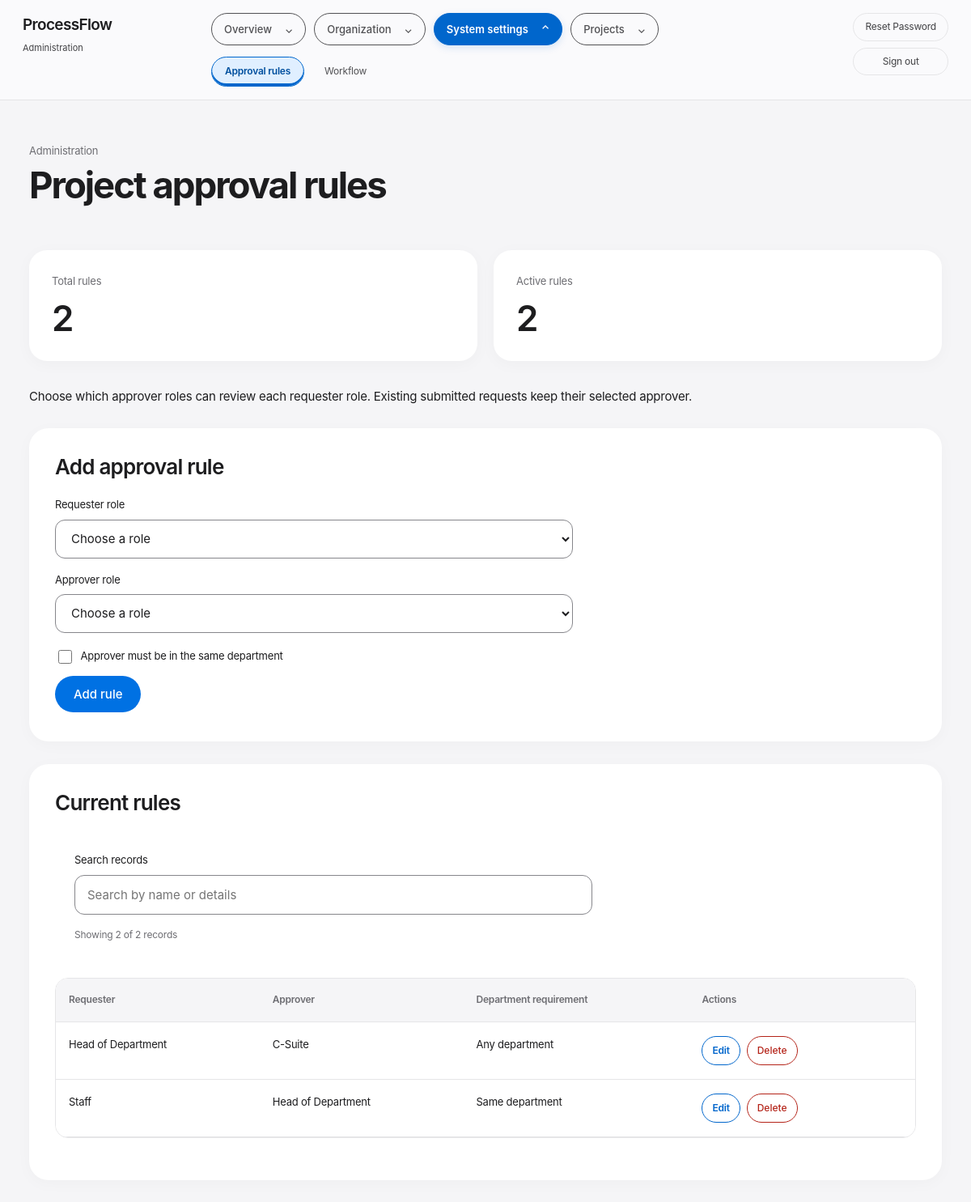
The app's page /admin/approval_rules.php (signed in) with its own data.
### tables this page shows
CREATE TABLE `bd_approval_role_rules` (
  `id` int(11) NOT NULL AUTO_INCREMENT,
  `requester_role_id` int(11) NOT NULL,
  `approver_role_id` int(11) NOT NULL,
  `same_department` tinyint(4) NOT NULL DEFAULT 0,
  `is_active` tinyint(4) NOT NULL DEFAULT 1,
  PRIMARY KEY (`id`),
  UNIQUE KEY `approval_role_pair` (`requester_role_id`,`approver_role_id`),
  KEY `approval_rule_approver_fk` (`approver_role_id`),
  CONSTRAINT `approval_rule_approver_fk` FOREIGN KEY (`approver_role_id`) REFERENCES `bd_access_roles` (`id`),
  CONSTRAINT `approval_rule_requester_fk` FOREIGN KEY (`requester_role_id`) REFERENCES `bd_access_roles` (`id`)
);

CREATE TABLE `bd_access_roles` (
  `id` int(11) NOT NULL AUTO_INCREMENT,
  `name` varchar(100) NOT NULL,
  `workflow_role` varchar(50) NOT NULL,
  `default_key` varchar(50) DEFAULT NULL,
  `can_request` tinyint(4) NOT NULL DEFAULT 0,
  `can_work` tinyint(4) NOT NULL DEFAULT 0,
  `can_manage_department` tinyint(4) NOT NULL DEFAULT 0,
  `can_approve` tinyint(4) NOT NULL DEFAULT 0,
  `can_chat` tinyint(4) NOT NULL DEFAULT 0,
  `can_view_all` tinyint(4) NOT NULL DEFAULT 0,
  `is_deleted` tinyint(4) NOT NULL DEFAULT 0,
  PRIMARY KEY (`id`),
  UNIQUE KEY `name` (`name`),
  UNIQUE KEY `default_key` (`default_key`)
);

### admin/approval_rules.php (the view, shortened to what this page needs)
<?php
require_once __DIR__ . '/../config/db.php';
require_once __DIR__ . '/../config/admin_access.php';
require_once __DIR__ . '/../config/page_helpers.php';
$rules = $pdo
    ->query(
        'SELECT r.*, src.name AS requester_name, dest.name AS approver_name FROM bd_approval_role_rules r
    JOIN bd_access_roles src ON src.id=r.requester_role_id AND src.is_deleted=0 JOIN bd_access_roles dest ON dest.id=r.approver_role_id AND dest.is_deleted=0 ORDER BY src.name, dest.name',
    )
    ->fetchAll();
$editingRule = null;
$formRule = $editingRule ?? [];
?>
<!doctype html>
<html lang="en">
<head>
</head>
<body>
    <p>Choose which approver roles can review each requester role. Existing submitted requests keep their selected
        approver.</p>
    <section id="rule-form">
        <h2><?= $editingRule ? 'Edit approval rule' : 'Add approval rule' ?></h2>
        <form method="post">
            <div>
                <label for="requester-role">Requester role</label>
                <select id="requester-role" name="requester_role_id" required>
                    <option value="">Choose a role</option>
                </select>
            </div>
            <div>
                <label for="approver-role">Approver role</label>
                <select id="approver-role" name="approver_role_id" required>
                    <option value="">Choose a role</option>
                </select>
            </div>
            <div>
                <label>
                    <input type="checkbox" name="same_department" <?= !empty($formRule['same_department']) ? 'checked' : '' ?>> Approver must be in the same
                    department
                </label>
            </div>
            <div>
                <button><?= $editingRule ? 'Save changes' : 'Add rule' ?></button>
            </div>
        </form>
    </section>
    <section>
        <h2>Current rules</h2>
        <table>
            <thead>
                <tr>
                    <th>Requester</th>
                    <th>Approver</th>
                    <th>Department requirement</th>
                    <th>Actions</th>
                </tr>
            </thead>
            <tbody>
                <?php foreach ($rules as $rule): ?>
                    <tr data-search-group="approval-rules">
                        <td><?= htmlspecialchars($rule['requester_name']) ?></td>
                        <td><?= htmlspecialchars($rule['approver_name']) ?></td>
                        <td><?= $rule['same_department'] ? 'Same department' : 'Any department' ?></td>
                        <td>
                            <div class="record-actions">
                                <a class="action-button"
                                    href="approval_rules.php?edit=<?= (int) $rule[ 'id' ] ?>#rule-form">Edit</a>
                                <form method="post" onsubmit="return confirm('Remove this approval rule?')">
                                    <button name="delete_rule" value="<?= (int) $rule[ 'id' ] ?>" data-intent="danger">Delete
                                    </button>
                                </form>
                            </div>
                        </td>
                    </tr>
                <?php endforeach; ?>
            </tbody>
        </table>
    </section>
    </main>
</body>
</html>

### assets/application.css (style rules this page uses)
:root { --canvas: #f5f5f7; --surface: #fff; --ink: #1d1d1f; --muted: #6e6e73; --line: #e5e5e7; --line-strong: #86868b; --nav: #fff; --nav-text: #424245; --nav-hover: #eef5ff; --accent: #0066cc; --accent-hover: #004f9e; --brand: #0071e3; --brand-hover: #0077ed; --brown: #515154; --teal: #0071e3; --olive: #287d3c; --success: #237b38; --success-bg: #edf7ee; --danger: #b42318; --danger-bg: #fff1f0; --focus: #0066cc; --soft-blue: #eef5ff; --shade: #00000026; --font: -apple-system, BlinkMacSystemFont, 'Segoe UI', 'Helvetica Neue', Arial, sans-serif; --sidebar: 250px; }
* { box-sizing: border-box; }
html, body { margin: 0; min-height: 100%; overflow-x: clip; }
body { background: var(--canvas); color: var(--ink); font: 14px/1.55 var(--font); }
a { color: var(--accent); text-underline-offset: 3px; }
:where(a, button, input, select, textarea, summary, [tabindex]):focus-visible { outline: 2px solid var(--focus); outline-offset: 3px; }
h1, h2, h3, h4 { line-height: 1.25; font-weight: 600; overflow-wrap: anywhere; }
h2 { font-size: 22px; margin: 0 0 20px; }
p { margin: 0 0 16px; }
main section { background: var(--surface); border: 1px solid var(--line); border-top: 3px solid var(--brown); padding: 24px; margin: 24px 0; min-width: 0; }
label { display: block; color: var(--ink); font-size: 13px; margin-bottom: 8px; }
label:has(input[type='checkbox']), label:has(input[type='radio']) { display: inline-block; margin-right: 18px; }
input, select, textarea, button { font: inherit; }
input:not([type='checkbox']):not([type='radio']):not([type='hidden']), select, textarea { display: block; width: 100%; max-width: 40rem; background: var(--canvas); color: var(--ink); border: 0; border-bottom: 1px solid var(--line-strong); border-radius: 0; min-height: 44px; padding: 11px 14px; margin: 6px 0 16px; }
input[type='checkbox'], input[type='radio'] { width: 17px; height: 17px; accent-color: var(--accent); vertical-align: middle; margin-right: 7px; }
button { display: inline-block; background: var(--brand); color: var(--ink); border: 1px solid transparent; border-radius: 2px; min-height: 44px; padding: 10px 20px; cursor: pointer; margin: 4px 8px 4px 0; text-align: left; font-weight: 600; }
button[data-intent='danger'] { background: transparent; color: var(--danger); border-color: var(--danger); }
table { width: 100%; border-collapse: collapse; background: var(--surface); text-align: left; font-size: 13px; }
th { background: var(--brown); font-weight: 600; color: var(--surface); }
th, td { border-bottom: 1px solid var(--line); padding: 14px 16px; vertical-align: top; }
td { min-width: 100px; max-width: 440px; overflow-wrap: anywhere; }
td button { font-size: 12px; min-height: 36px; padding: 7px 12px; }
.record-actions { display: flex; flex-wrap: wrap; align-items: center; gap: 8px; }
.record-actions form { margin: 0; }
.record-actions button { margin: 0; }
td:has(> .record-actions) { min-width: 170px; }
#record-form, #rule-form, #role-form, #workflow-rules { scroll-margin-top: 190px; }
.action-button { display: inline-flex; align-items: center; justify-content: center; min-height: 36px; padding: 7px 12px; border: 1px solid var(--accent); border-radius: 2px; color: var(--accent); background: transparent; font-size: 12px; font-weight: 600; line-height: 1.55; text-decoration: none; }
:root { --bubble-shadow: 0 5px 18px #0000000a; --bubble-active-shadow: 0 5px 16px #0071e338; }
main section { border-radius: 16px; }
body { -webkit-font-smoothing: antialiased; font-size: 15px; letter-spacing: -0.015em; }
h2 { letter-spacing: -0.03em; font-size: 26px; }
main section { border: 0; border-radius: 24px; padding: 32px; box-shadow: 0 4px 20px #00000007; margin-block: 28px; }
button { color: #fff; border-radius: 999px; font-weight: 500; padding-inline: 22px; text-align: center; transition: background-color 160ms ease, box-shadow 160ms ease; }
button[data-intent='danger'], button[data-intent='secondary'] { background: transparent; }
.action-button { border-radius: 999px; }
input:not([type='checkbox']):not([type='radio']):not([type='hidden']), select, textarea { background: var(--surface); border: 1px solid var(--line-strong); border-radius: 12px; min-height: 48px; padding: 12px 15px; }
th { background: var(--canvas); color: var(--muted); font-size: 12px; }
th, td { padding-block: 17px; }
.table-scroll table { margin: 0; }

### records on screen
bd_approval_role_rules: requester_role.name "Head of Department", approver_role.name "C-Suite", same_department "Any department", $rule[ 'id' ] 2 (drawn)
bd_approval_role_rules: requester_role.name "Staff", approver_role.name "Head of Department", same_department "Same department", $rule[ 'id' ] 1 (drawn)

### other values on screen
$groupLabel "Overview"
$groupLabel "Organization"
$groupLabel "System settings"
$groupLabel "Projects"
$label "Approval rules"
$label "Workflow"
$title "Project approval rules"
$label "Total rules"
$count "2"
$label "Active rules"
